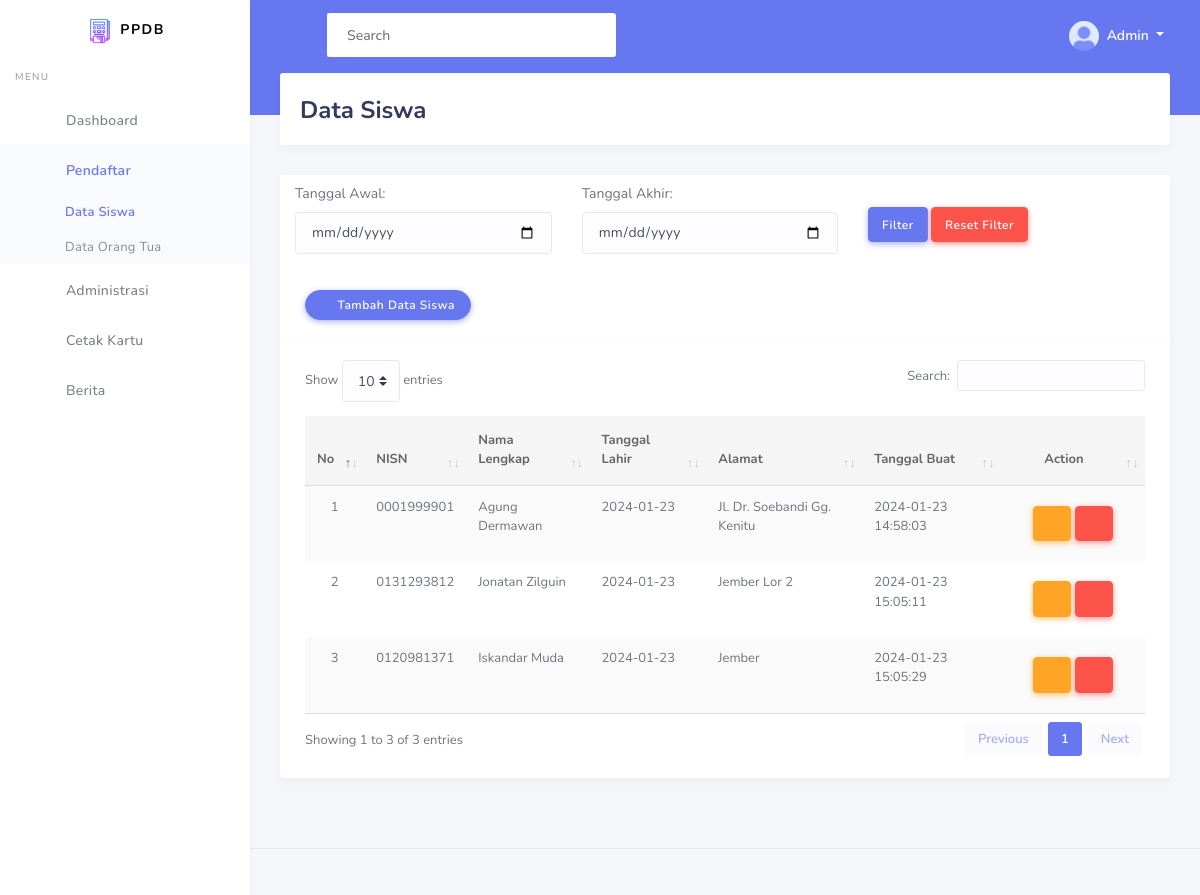
The app's page /view/siswa/tampilData.php (signed in) with its own data.
### tables this page shows
CREATE TABLE `identitas_siswa` (
  `Id_Identitas_Siswa` int(11) NOT NULL,
  `NISN` varchar(15) NOT NULL,
  `No_KK` varchar(20) NOT NULL,
  `NIK` varchar(16) NOT NULL,
  `Nama_Panggilan` text NOT NULL,
  `Nama_Peserta_Didik` text NOT NULL,
  `Tempat_Lahir` varchar(30) NOT NULL,
  `Tanggal_Lahir` date NOT NULL,
  `Jenis_Kelamin` enum('Laki-Laki','Perempuan') NOT NULL,
  `Agama` varchar(9) NOT NULL,
  `Gol_Darah` varchar(5) NOT NULL,
  `Tinggi_Badan` varchar(4) NOT NULL,
  `Berat_Badan` varchar(3) NOT NULL,
  `Suku` varchar(10) NOT NULL,
  `Bahasa` varchar(12) NOT NULL,
  `Kewarganegaraan` varchar(10) NOT NULL,
  `Status_Anak` varchar(12) NOT NULL,
  `Anak_Ke` int(2) NOT NULL,
  `Jml_Saudara` int(2) NOT NULL,
  `Jenis_Tinggal` varchar(17) NOT NULL,
  `Alamat_Tinggal` text NOT NULL,
  `Provinsi_Tinggal` varchar(30) NOT NULL,
  `Kab_Kota_Tinggal` varchar(30) NOT NULL,
  `Kec_Tinggal` varchar(30) NOT NULL,
  `Kelurahan_Tinggal` varchar(30) NOT NULL,
  `Kode_POS` varchar(6) NOT NULL,
  `Jarak_Ke_Sekolah` varchar(5) NOT NULL,
  `Riwayat_Penyakit` text NOT NULL,
  `status_ortu` tinyint(1) NOT NULL,
  `status_administrasi` tinyint(1) NOT NULL,
  `tgl_buat` datetime NOT NULL,
  `tgl_ubah` timestamp NOT NULL DEFAULT current_timestamp() ON UPDATE current_timestamp()
);

### view/siswa/tampilData.php (the view, shortened to what this page needs)
<?php
$title = "Data Siswa";
require("../template/header.php");
?>
<section class="section">
    <div class="section-header">
        <h1><?= $title; ?></h1>
    </div>
    <div class="section-body">
        <div class="row">
            <div class="col-12">
                <div class="card">
                    <div class="row mb-3 col-12 pt-2">
                        <div class="col-md-4 ">
                            <label for="tanggal_awal">Tanggal Awal:</label>
                            <input type="date" class="form-control" id="tanggal_awal" name="tanggal_awal">
                        </div>
                        <div class="col-md-4">
                            <label for="tanggal_akhir">Tanggal Akhir:</label>
                            <input type="date" class="form-control" id="tanggal_akhir" name="tanggal_akhir">
                        </div>
                        <div class="col-md-4">
                            <button class="btn btn-primary mt-4" onclick="filterData()">Filter</button>
                            <button class="btn btn-danger mt-4" onclick="resetFilter()">Reset Filter</button>
                        </div>
                    </div>
                    <div class="card-header">
                        <a href="tambahData.php" type="button" class="btn btn-primary daterange-btn icon-left btn-icon">
                            <i class="fas fa-plus"></i> Tambah Data Siswa
                        </a>
                    </div>
                    <div class="card-body">
                        <div class="table-responsive">
                            <table class="table table-striped" id="table-1">
                                <thead>
                                    <tr>
                                        <th class="text-center"> No </th>
                                        <th>NISN</th>
                                        <th>Nama Lengkap</th>
                                        <th>Tanggal Lahir</th>
                                        <th>Alamat</th>
                                        <th>Tanggal Buat</th>
                                        <th class="text-center">Action</th>
                                    </tr>
                                </thead>
                                <tbody>
                                    <?php
                                    include('../../config/connection.php');
                                    $no = 1;
                                    $data = mysqli_query($conn, "SELECT Id_Identitas_Siswa, NISN, Nama_Peserta_Didik, Tanggal_Lahir, Alamat_Tinggal, tgl_ubah FROM identitas_siswa") or die(mysqli_error($conn));
                                    foreach ($data as $row) {
                                    ?>
                                        <tr>
                                            <td class="text-center"><?= $no++; ?></td>
                                            <td><?= $row['NISN']; ?></td>
                                            <td><?= $row['Nama_Peserta_Didik']; ?></td>
                                            <td><?= $row['Tanggal_Lahir']; ?></td>
                                            <td><?= $row['Alamat_Tinggal']; ?></td>
                                            <td><?= $row['tgl_ubah']; ?></td>
                                            <td class="text-center" width="120px">
                                                <a href="ubahData.php?id=<?= $row['Id_Identitas_Siswa']; ?>" class="btn btn-warning"><i class="fas fa-pencil-alt"></i></a>
                                                <a href="../../controller/admin/siswa.php?hapusData=<?= $row['Id_Identitas_Siswa']; ?>" class="btn btn-danger my-2" onclick="return confirm('Anda Yakin');"><i class="fas fa-trash"></i></a>
                                            </td>
                                        </tr>
                                    <?php } ?>
                                </tbody>
                            </table>
                        </div>
                    </div>
                </div>
            </div>
        </div>
    </div>
</section>
<?php require("../template/footer.php"); ?>

### records on screen
identitas_siswa: NISN "0001999901", Nama_Peserta_Didik "Agung Dermawan", Tanggal_Lahir "2024-01-23", Alamat_Tinggal "Jl. Dr. Soebandi Gg. Kenitu", tgl_ubah "2024-01-23 14:58:03"
identitas_siswa: NISN "0131293812", Nama_Peserta_Didik "Jonatan Zilguin", Tanggal_Lahir "2024-01-23", Alamat_Tinggal "Jember Lor 2", tgl_ubah "2024-01-23 15:05:11"
identitas_siswa: NISN "0120981371", Nama_Peserta_Didik "Iskandar Muda", Tanggal_Lahir "2024-01-23", Alamat_Tinggal "Jember", tgl_ubah "2024-01-23 15:05:29"

### other values on screen
$_SESSION['nama'] "Admin"
$title "Data Siswa"
